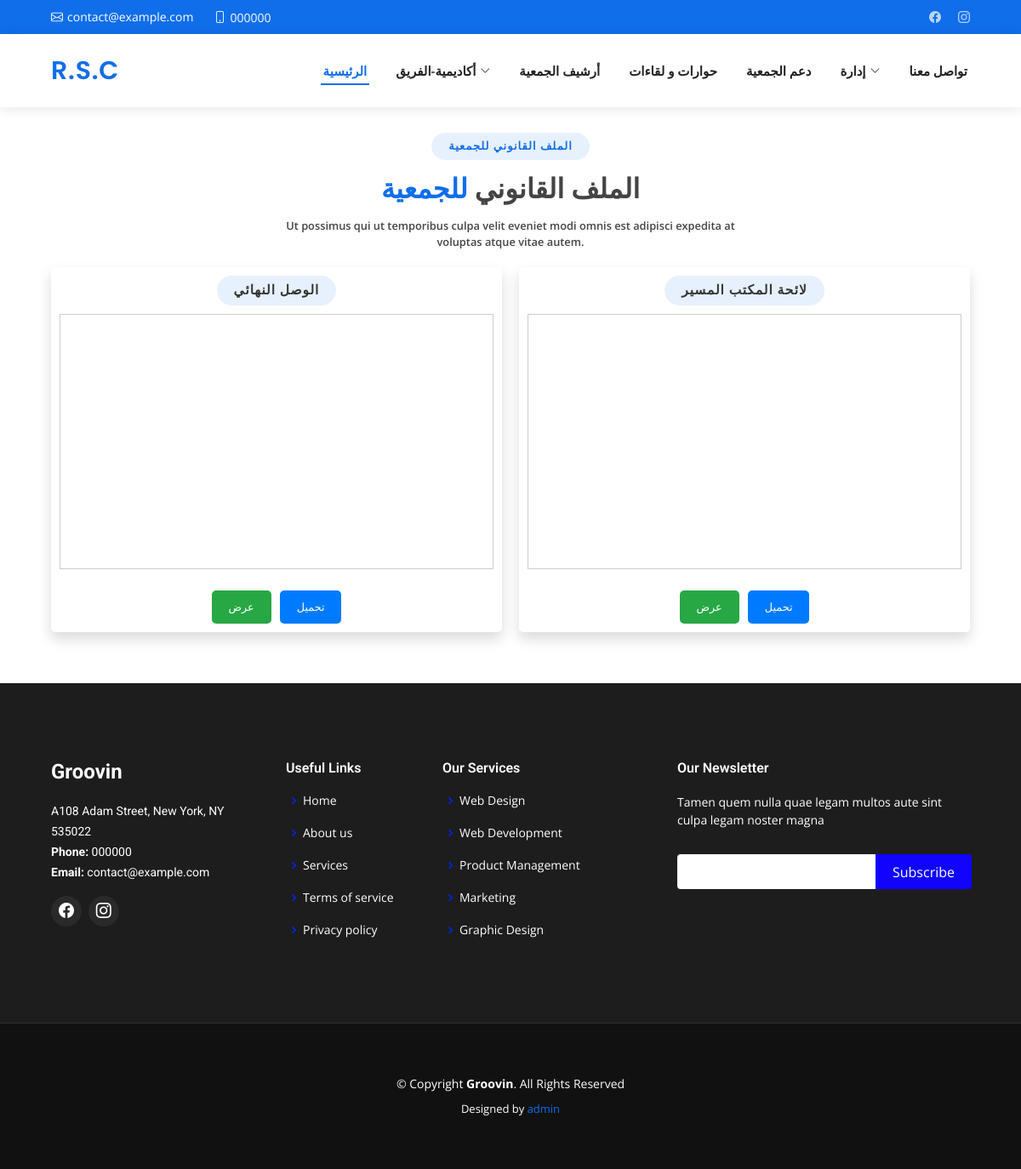
The app's page /administration/dossier-juridique.php with its own data.
### tables this page shows
CREATE TABLE `contact_info` (
  `id` int(11) NOT NULL,
  `type` varchar(50) NOT NULL,
  `icon` varchar(50) NOT NULL,
  `title` varchar(100) NOT NULL,
  `value` varchar(255) NOT NULL,
  `map_url` varchar(1000) DEFAULT NULL
);

CREATE TABLE `social_links` (
  `id` int(11) NOT NULL,
  `platform` varchar(50) NOT NULL,
  `icon` varchar(50) NOT NULL,
  `url` varchar(255) NOT NULL
);

CREATE TABLE `documents` (
  `id` int(11) NOT NULL,
  `title` varchar(255) NOT NULL,
  `pdf` varchar(255) NOT NULL,
  `type_id` int(11) DEFAULT NULL
);

### administration/dossier-juridique.php (the view, shortened to what this page needs)
<!DOCTYPE html>
<html lang="en">
<head>
    <?php include "../inc/link.php"; ?>
</head>
<body>
    <?php include "../inc/header.php"; ?>
    <main>
        <div class="container" data-aos="fade-up">
            <div class="section-title">
                <h2>الملف القانوني للجمعية</h2>
                <h3>الملف القانوني<span> للجمعية</span></h3>
                <p>Ut possimus qui ut temporibus culpa velit eveniet modi omnis est adipisci expedita at voluptas atque vitae autem.</p>
            <div class="pdf-grid">
                <?php
                $servername = "localhost";
                $username = "root";
                $password = "";
                $database = "association";
                $conn = new mysqli($servername, $username, $password, $database);
                $type_id = 1;
                $sql = "SELECT title, pdf FROM documents WHERE type_id = $type_id";
                $result = $conn->query($sql);
                if ($result->num_rows > 0) {
                    while ($row = $result->fetch_assoc()) {
                        echo '<div class="pdf-item shadow">';
                        echo '<h2>' . $row["title"] . '</h2>';
                        echo '<iframe src="../admin/uploads/documents/' . $row["pdf"] . '" width="100%" height="300px"></iframe>';
                        echo '<div class="buttons">';
                        echo '<a href="../admin/uploads/documents/' . $row["pdf"] . '" target="_blank" class="view-btn">عرض</a>';
                        echo '<a href="../admin/uploads/documents/' . $row["pdf"] . '" download="' . pathinfo($row["pdf"], PATHINFO_FILENAME) . '" class="download-btn">تحميل</a>';
                        echo '</div>';
                        echo '</div>';
                    }
                } else {
                    echo '<p>No documents found.</p>';
                }
                ?>
            </div>
            </div>
        </div>
    </main>
    <?php include "../inc/footer.php"; ?>
</body>
</html>

### inc/header.php (shortened to what this page needs)
<?php
$servername = "localhost";
$username = "root";
$password = "";
$dbname = "association";
$conn = new mysqli($servername, $username, $password, $dbname);
$email_sql = "SELECT * FROM contact_info WHERE type = 'email'";
$email_result = $conn->query($email_sql);
$phone_sql = "SELECT * FROM contact_info WHERE type = 'phone'";
$phone_result = $conn->query($phone_sql);
$social_sql = "SELECT * FROM social_links";
$social_result = $conn->query($social_sql);
?>
<section id="topbar" class="d-flex align-items-center">
    <div class="container d-flex justify-content-center justify-content-md-between">
        <div class="contact-info d-flex align-items-center">
        <?php while ($email_row = $email_result->fetch_assoc()): ?>
            <i class="bi bi-envelope d-flex align-items-center"><a href="mailto:contact@example.com"><?= $email_row['value'] ?></a></i>
        <?php endwhile; ?>
        <?php while ($phone_row = $phone_result->fetch_assoc()): ?>
            <i class="bi bi-phone d-flex align-items-center ms-4"><span><?= $phone_row['value'] ?></span></i>
        <?php endwhile; ?>
        </div>
        <div class="social-links d-none d-md-flex align-items-center">
        <?php while ($social_row = $social_result->fetch_assoc()): ?>
            <a href="<?= $social_row['url'] ?>" class="<?= $social_row['platform'] ?>">
                <i class="<?= $social_row['icon'] ?>"></i>
            </a>
        <?php endwhile; ?>
    </div>
    </div>
</section>
<header id="header" class="d-flex align-items-center">
    <div class="container d-flex align-items-center justify-content-between">
        <h1 class="logo"><a href="index.php"><span>R.S.C</span></a>
        </h1>
        <nav id="navbar" class="navbar">
            <ul>
                <li><a class="nav-link scrollto active" href="index.php">الرئيسية</a></li>
                <li class="dropdown"><a href="#"><span>أكاديمية-الفريق</span> <i class="bi bi-chevron-down"></i></a>
                </li>
                <li><a class="nav-link scrollto" href="archife.php">أرشيف الجمعية</a></li>
                <li><a class="nav-link scrollto" href="actualete.php">حوارات و لقاءات</a></li>
                <li><a class="nav-link scrollto" href="soutenir.php">دعم الجمعية</a></li>
                <li class="dropdown"><a href="#"><span>إدارة</span> <i class="bi bi-chevron-down"></i></a>
                </li>
                <li><a class="nav-link scrollto " href="contact.php">تواصل معنا</a></li>
            </ul>
        </nav>
    </div>
</header>

### inc/footer.php (shortened to what this page needs)
<?php
$servername = "localhost";
$username = "root";
$password = "";
$dbname = "association";
$conn = new mysqli($servername, $username, $password, $dbname);
$address_sql = "SELECT * FROM contact_info WHERE type = 'address'";
$address_result = $conn->query($address_sql);
$email_sql = "SELECT * FROM contact_info WHERE type = 'email'";
$email_result = $conn->query($email_sql);
$phone_sql = "SELECT * FROM contact_info WHERE type = 'phone'";
$phone_result = $conn->query($phone_sql);
$social_sql = "SELECT * FROM social_links";
$social_result = $conn->query($social_sql);
?>
<footer id="footer">
    <div class="footer-top">
        <div class="container">
            <div class="row">
                <div class="col-lg-3 col-md-6">
                    <div class="footer-info">
                        <h3>Groovin</h3>
                        <p>
                            <?php while ($address_row = $address_result->fetch_assoc()): ?>
                                <?= $address_row['value'] ?>
                            <?php endwhile; ?>
                            <br>
                            <?php while ($phone_row = $phone_result->fetch_assoc()): ?>
                            <strong>Phone:</strong> <?= $phone_row['value'] ?><br>
                            <?php endwhile; ?>
                            <?php while ($email_row = $email_result->fetch_assoc()): ?>
                            <strong>Email:</strong> <?= $email_row['value'] ?><br>
                            <?php endwhile; ?>
                        </p>
                        <div class="social-links mt-3">
                            <?php while ($social_row = $social_result->fetch_assoc()): ?>
                                <a href="<?= $social_row['url'] ?>" class="<?= $social_row['platform'] ?>">
                                    <i class="<?= $social_row['icon'] ?>"></i>
                                </a>
                            <?php endwhile; ?>
                        </div>
                    </div>
                </div>
                <div class="col-lg-2 col-md-6 footer-links">
                    <h4>Useful Links</h4>
                    <ul>
                        <li><i class="bx bx-chevron-right"></i> <a href="#">Home</a></li>
                        <li><i class="bx bx-chevron-right"></i> <a href="#">About us</a></li>
                        <li><i class="bx bx-chevron-right"></i> <a href="#">Services</a></li>
                        <li><i class="bx bx-chevron-right"></i> <a href="#">Terms of service</a></li>
                        <li><i class="bx bx-chevron-right"></i> <a href="#">Privacy policy</a></li>
                    </ul>
                </div>
                <div class="col-lg-3 col-md-6 footer-links">
                    <h4>Our Services</h4>
                    <ul>
                        <li><i class="bx bx-chevron-right"></i> <a href="#">Web Design</a></li>
                        <li><i class="bx bx-chevron-right"></i> <a href="#">Web Development</a></li>
                        <li><i class="bx bx-chevron-right"></i> <a href="#">Product Management</a></li>
                        <li><i class="bx bx-chevron-right"></i> <a href="#">Marketing</a></li>
                        <li><i class="bx bx-chevron-right"></i> <a href="#">Graphic Design</a></li>
                    </ul>
                </div>
                <div class="col-lg-4 col-md-6 footer-newsletter">
                    <h4>Our Newsletter</h4>
                    <p>Tamen quem nulla quae legam multos aute sint culpa legam noster magna</p>
                    <form action="" method="post">
                        <input type="email" name="email"><input type="submit" value="Subscribe">
                    </form>
                </div>
            </div>
        </div>
    </div>
    <div class="container">
        <div class="copyright">
            &copy; Copyright <strong><span>Groovin</span></strong>. All Rights Reserved
        </div>
        <div class="credits">
            Designed by <a href="../admin/index.php">admin</a>
        </div>
    </div>
</footer>

### administration/dossier-juridique.php (style rules this page uses)
h1 { text-align: center; margin-top: 20px; color: #333; }
.pdf-grid { display: grid; grid-template-columns: repeat(auto-fit, minmax(400px, 1fr)); gap: 20px; margin-top: 20px; }
.pdf-item { background-color: #fff; padding: 10px; border-radius: 5px; box-shadow: 0 0 10px rgba(0, 0, 0, 0.1); text-align: center; }
.pdf-item h2 { font-size: 1.2em; margin-bottom: 10px; color: #333; }
.pdf-item iframe { width: 100%; border: none; margin-bottom: 10px; border: 1px solid #ccc; height: 300px; }
.buttons { display: flex; justify-content: center; gap: 10px; margin-top: 10px; }
.view-btn, .download-btn { text-decoration: none; color: #fff; padding: 10px 20px; border-radius: 5px; transition: background-color 0.3s ease; }
.view-btn { background-color: #28a745; }
.download-btn { background-color: #007BFF; }

### records on screen
contact_info: value "contact@example.com"
contact_info: value "000000"
documents: title "الوصل النهائي"
documents: title "لائحة المكتب المسير"
contact_info: value "A108 Adam Street, New York, NY 535022"
